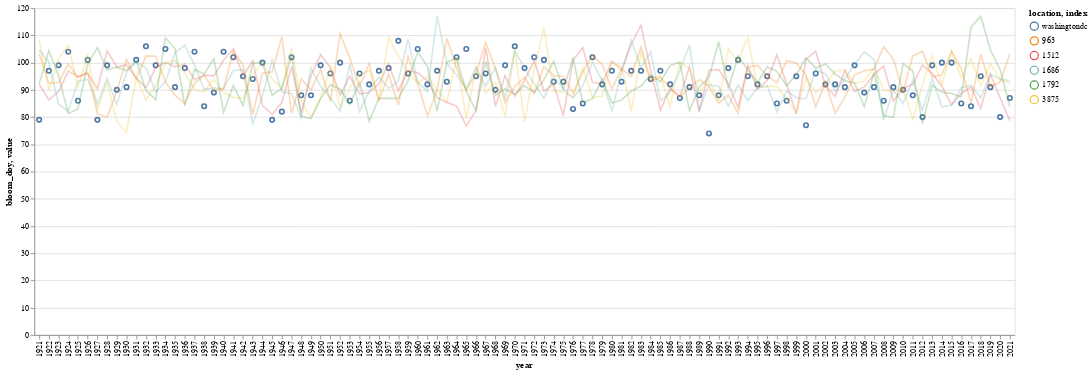

The code cell stored with this chart in its notebook:
### Code cell
dc_obs_chart.mark_point(color='black', opacity=1) + alt.Chart(pp_3_samples).mark_line(opacity=0.3).encode(x='year:N', y='value', color='index:N').properties(width=700, height=400)

### Figure 1 — Vega-Lite specification as saved in the notebook (floating-point values rounded to 4 significant figures; data arrays with more than 128 entries replaced by an {"elided": "..."} marker saying what was removed)
{"config": {"view": {"continuousWidth": 400, "continuousHeight": 300}}, "layer": [{"data": {"name": "data-35f8e47d51d31d7668f7f8de4feb7e7d"}, "mark": {"type": "point", "color": "black", "opacity": 1}, "encoding": {"color": {"field": "location", "type": "nominal"}, "x": {"field": "year", "type": "ordinal"}, "y": {"field": "bloom_doy", "type": "quantitative"}}, "width": 1200}, {"data": {"name": "data-b064c2f09ee1c77f56753e59c4f6e7d8"}, "mark": {"type": "line", "opacity": 0.3}, "encoding": {"color": {"field": "index", "type": "nominal"}, "x": {"field": "year", "type": "nominal"}, "y": {"field": "value", "type": "quantitative"}}, "height": 400, "width": 700}], "$schema": "https://vega.github.io/schema/vega-lite/v4.17.0.json", "datasets": {"data-35f8e47d51d31d7668f7f8de4feb7e7d": [{"location": "washingtondc", "lat": 38.89, "long": -77.04, "alt": 0, "year": 1921, "bloom_date": "1921-03-20", "bloom_doy": 79}, {"location": "washingtondc", "lat": 38.89, "long": -77.04, "alt": 0, "year": 1922, "bloom_date": "1922-04-07", "bloom_doy": 97}, {"location": "washingtondc", "lat": 38.89, "long": -77.04, "alt": 0, "year": 1923, "bloom_date": "1923-04-09", "bloom_doy": 99}, {"location": "washingtondc", "lat": 38.89, "long": -77.04, "alt": 0, "year": 1924, "bloom_date": "1924-04-13", "bloom_doy": 104}, {"location": "washingtondc", "lat": 38.89, "long": -77.04, "alt": 0, "year": 1925, "bloom_date": "1925-03-27", "bloom_doy": 86}, {"location": "washingtondc", "lat": 38.89, "long": -77.04, "alt": 0, "year": 1926, "bloom_date": "1926-04-11", "bloom_doy": 101}, {"location": "washingtondc", "lat": 38.89, "long": -77.04, "alt": 0, "year": 1927, "bloom_date": "1927-03-20", "bloom_doy": 79}, {"location": "washingtondc", "lat": 38.89, "long": -77.04, "alt": 0, "year": 1928, "bloom_date": "1928-04-08", "bloom_doy": 99}, {"location": "washingtondc", "lat": 38.89, "long": -77.04, "alt": 0, "year": 1929, "bloom_date": "1929-03-31", "bloom_doy": 90}, {"location": "washingtondc", "lat": 38.89, "long": -77.04, "alt": 0, "year": 1930, "bloom_date": "1930-04-01", "bloom_doy": 91}, {"location": "washingtondc", "lat": 38.89, "long": -77.04, "alt": 0, "year": 1931, "bloom_date": "1931-04-11", "bloom_doy": 101}, {"location": "washingtondc", "lat": 38.89, "long": -77.04, "alt": 0, "year": 1932, "bloom_date": "1932-04-15", "bloom_doy": 106}, {"location": "washingtondc", "lat": 38.89, "long": -77.04, "alt": 0, "year": 1933, "bloom_date": "1933-04-09", "bloom_doy": 99}, {"location": "washingtondc", "lat": 38.89, "long": -77.04, "alt": 0, "year": 1934, "bloom_date": "1934-04-15", "bloom_doy": 105}, {"location": "washingtondc", "lat": 38.89, "long": -77.04, "alt": 0, "year": 1935, "bloom_date": "1935-04-01", "bloom_doy": 91}, {"location": "washingtondc", "lat": 38.89, "long": -77.04, "alt": 0, "year": 1936, "bloom_date": "1936-04-07", "bloom_doy": 98}, {"location": "washingtondc", "lat": 38.89, "long": -77.04, "alt": 0, "year": 1937, "bloom_date": "1937-04-14", "bloom_doy": 104}, {"location": "washingtondc", "lat": 38.89, "long": -77.04, "alt": 0, "year": 1938, "bloom_date": "1938-03-25", "bloom_doy": 84}, {"location": "washingtondc", "lat": 38.89, "long": -77.04, "alt": 0, "year": 1939, "bloom_date": "1939-03-30", "bloom_doy": 89}, {"location": "washingtondc", "lat": 38.89, "long": -77.04, "alt": 0, "year": 1940, "bloom_date": "1940-04-13", "bloom_doy": 104}, {"location": "washingtondc", "lat": 38.89, "long": -77.04, "alt": 0, "year": 1941, "bloom_date": "1941-04-12", "bloom_doy": 102}, {"location": "washingtondc", "lat": 38.89, "long": -77.04, "alt": 0, "year": 1942, "bloom_date": "1942-04-05", "bloom_doy": 95}, {"location": "washingtondc", "lat": 38.89, "long": -77.04, "alt": 0, "year": 1943, "bloom_date": "1943-04-04", "bloom_doy": 94}, {"location": "washingtondc", "lat": 38.89, "long": -77.04, "alt": 0, "year": 1944, "bloom_date": "1944-04-09", "bloom_doy": 100}, {"location": "washingtondc", "lat": 38.89, "long": -77.04, "alt": 0, "year": 1945, "bloom_date": "1945-03-20", "bloom_doy": 79}, {"location": "washingtondc", "lat": 38.89, "long": -77.04, "alt": 0, "year": 1946, "bloom_date": "1946-03-23", "bloom_doy": 82}, {"location": "washingtondc", "lat": 38.89, "long": -77.04, "alt": 0, "year": 1947, "bloom_date": "1947-04-12", "bloom_doy": 102}, {"location": "washingtondc", "lat": 38.89, "long": -77.04, "alt": 0, "year": 1948, "bloom_date": "1948-03-28", "bloom_doy": 88}, {"location": "washingtondc", "lat": 38.89, "long": -77.04, "alt": 0, "year": 1949, "bloom_date": "1949-03-29", "bloom_doy": 88}, {"location": "washingtondc", "lat": 38.89, "long": -77.04, "alt": 0, "year": 1950, "bloom_date": "1950-04-09", "bloom_doy": 99}, {"location": "washingtondc", "lat": 38.89, "long": -77.04, "alt": 0, "year": 1951, "bloom_date": "1951-04-06", "bloom_doy": 96}, {"location": "washingtondc", "lat": 38.89, "long": -77.04, "alt": 0, "year": 1952, "bloom_date": "1952-04-09", "bloom_doy": 100}, {"location": "washingtondc", "lat": 38.89, "long": -77.04, "alt": 0, "year": 1953, "bloom_date": "1953-03-27", "bloom_doy": 86}, {"location": "washingtondc", "lat": 38.89, "long": -77.04, "alt": 0, "year": 1954, "bloom_date": "1954-04-06", "bloom_doy": 96}, {"location": "washingtondc", "lat": 38.89, "long": -77.04, "alt": 0, "year": 1955, "bloom_date": "1955-04-02", "bloom_doy": 92}, {"location": "washingtondc", "lat": 38.89, "long": -77.04, "alt": 0, "year": 1956, "bloom_date": "1956-04-06", "bloom_doy": 97}, {"location": "washingtondc", "lat": 38.89, "long": -77.04, "alt": 0, "year": 1957, "bloom_date": "1957-04-08", "bloom_doy": 98}, {"location": "washingtondc", "lat": 38.89, "long": -77.04, "alt": 0, "year": 1958, "bloom_date": "1958-04-18", "bloom_doy": 108}, {"location": "washingtondc", "lat": 38.89, "long": -77.04, "alt": 0, "year": 1959, "bloom_date": "1959-04-06", "bloom_doy": 96}, {"location": "washingtondc", "lat": 38.89, "long": -77.04, "alt": 0, "year": 1960, "bloom_date": "1960-04-14", "bloom_doy": 105}, {"location": "washingtondc", "lat": 38.89, "long": -77.04, "alt": 0, "year": 1961, "bloom_date": "1961-04-02", "bloom_doy": 92}, {"location": "washingtondc", "lat": 38.89, "long": -77.04, "alt": 0, "year": 1962, "bloom_date": "1962-04-07", "bloom_doy": 97}, {"location": "washingtondc", "lat": 38.89, "long": -77.04, "alt": 0, "year": 1963, "bloom_date": "1963-04-03", "bloom_doy": 93}, {"location": "washingtondc", "lat": 38.89, "long": -77.04, "alt": 0, "year": 1964, "bloom_date": "1964-04-11", "bloom_doy": 102}, {"location": "washingtondc", "lat": 38.89, "long": -77.04, "alt": 0, "year": 1965, "bloom_date": "1965-04-15", "bloom_doy": 105}, {"location": "washingtondc", "lat": 38.89, "long": -77.04, "alt": 0, "year": 1966, "bloom_date": "1966-04-05", "bloom_doy": 95}, {"location": "washingtondc", "lat": 38.89, "long": -77.04, "alt": 0, "year": 1967, "bloom_date": "1967-04-06", "bloom_doy": 96}, {"location": "washingtondc", "lat": 38.89, "long": -77.04, "alt": 0, "year": 1968, "bloom_date": "1968-03-30", "bloom_doy": 90}, {"location": "washingtondc", "lat": 38.89, "long": -77.04, "alt": 0, "year": 1969, "bloom_date": "1969-04-09", "bloom_doy": 99}, {"location": "washingtondc", "lat": 38.89, "long": -77.04, "alt": 0, "year": 1970, "bloom_date": "1970-04-16", "bloom_doy": 106}, {"location": "washingtondc", "lat": 38.89, "long": -77.04, "alt": 0, "year": 1971, "bloom_date": "1971-04-08", "bloom_doy": 98}, {"location": "washingtondc", "lat": 38.89, "long": -77.04, "alt": 0, "year": 1972, "bloom_date": "1972-04-11", "bloom_doy": 102}, {"location": "washingtondc", "lat": 38.89, "long": -77.04, "alt": 0, "year": 1973, "bloom_date": "1973-04-11", "bloom_doy": 101}, {"location": "washingtondc", "lat": 38.89, "long": -77.04, "alt": 0, "year": 1974, "bloom_date": "1974-04-03", "bloom_doy": 93}, {"location": "washingtondc", "lat": 38.89, "long": -77.04, "alt": 0, "year": 1975, "bloom_date": "1975-04-03", "bloom_doy": 93}, {"location": "washingtondc", "lat": 38.89, "long": -77.04, "alt": 0, "year": 1976, "bloom_date": "1976-03-23", "bloom_doy": 83}, {"location": "washingtondc", "lat": 38.89, "long": -77.04, "alt": 0, "year": 1977, "bloom_date": "1977-03-26", "bloom_doy": 85}, {"location": "washingtondc", "lat": 38.89, "long": -77.04, "alt": 0, "year": 1978, "bloom_date": "1978-04-12", "bloom_doy": 102}, {"location": "washingtondc", "lat": 38.89, "long": -77.04, "alt": 0, "year": 1979, "bloom_date": "1979-04-02", "bloom_doy": 92}, {"location": "washingtondc", "lat": 38.89, "long": -77.04, "alt": 0, "year": 1980, "bloom_date": "1980-04-06", "bloom_doy": 97}, {"location": "washingtondc", "lat": 38.89, "long": -77.04, "alt": 0, "year": 1981, "bloom_date": "1981-04-03", "bloom_doy": 93}, {"location": "washingtondc", "lat": 38.89, "long": -77.04, "alt": 0, "year": 1982, "bloom_date": "1982-04-07", "bloom_doy": 97}, {"location": "washingtondc", "lat": 38.89, "long": -77.04, "alt": 0, "year": 1983, "bloom_date": "1983-04-07", "bloom_doy": 97}, {"location": "washingtondc", "lat": 38.89, "long": -77.04, "alt": 0, "year": 1984, "bloom_date": "1984-04-03", "bloom_doy": 94}, {"location": "washingtondc", "lat": 38.89, "long": -77.04, "alt": 0, "year": 1985, "bloom_date": "1985-04-07", "bloom_doy": 97}, {"location": "washingtondc", "lat": 38.89, "long": -77.04, "alt": 0, "year": 1986, "bloom_date": "1986-04-02", "bloom_doy": 92}, {"location": "washingtondc", "lat": 38.89, "long": -77.04, "alt": 0, "year": 1987, "bloom_date": "1987-03-28", "bloom_doy": 87}, {"location": "washingtondc", "lat": 38.89, "long": -77.04, "alt": 0, "year": 1988, "bloom_date": "1988-03-31", "bloom_doy": 91}, {"location": "washingtondc", "lat": 38.89, "long": -77.04, "alt": 0, "year": 1989, "bloom_date": "1989-03-29", "bloom_doy": 88}, {"location": "washingtondc", "lat": 38.89, "long": -77.04, "alt": 0, "year": 1990, "bloom_date": "1990-03-15", "bloom_doy": 74}, {"location": "washingtondc", "lat": 38.89, "long": -77.04, "alt": 0, "year": 1991, "bloom_date": "1991-03-29", "bloom_doy": 88}, {"location": "washingtondc", "lat": 38.89, "long": -77.04, "alt": 0, "year": 1992, "bloom_date": "1992-04-07", "bloom_doy": 98}, {"location": "washingtondc", "lat": 38.89, "long": -77.04, "alt": 0, "year": 1993, "bloom_date": "1993-04-11", "bloom_doy": 101}, {"location": "washingtondc", "lat": 38.89, "long": -77.04, "alt": 0, "year": 1994, "bloom_date": "1994-04-05", "bloom_doy": 95}, {"location": "washingtondc", "lat": 38.89, "long": -77.04, "alt": 0, "year": 1995, "bloom_date": "1995-04-02", "bloom_doy": 92}, {"location": "washingtondc", "lat": 38.89, "long": -77.04, "alt": 0, "year": 1996, "bloom_date": "1996-04-04", "bloom_doy": 95}, {"location": "washingtondc", "lat": 38.89, "long": -77.04, "alt": 0, "year": 1997, "bloom_date": "1997-03-26", "bloom_doy": 85}, {"location": "washingtondc", "lat": 38.89, "long": -77.04, "alt": 0, "year": 1998, "bloom_date": "1998-03-27", "bloom_doy": 86}, {"location": "washingtondc", "lat": 38.89, "long": -77.04, "alt": 0, "year": 1999, "bloom_date": "1999-04-05", "bloom_doy": 95}, {"location": "washingtondc", "lat": 38.89, "long": -77.04, "alt": 0, "year": 2000, "bloom_date": "2000-03-17", "bloom_doy": 77}, {"location": "washingtondc", "lat": 38.89, "long": -77.04, "alt": 0, "year": 2001, "bloom_date": "2001-04-06", "bloom_doy": 96}, {"location": "washingtondc", "lat": 38.89, "long": -77.04, "alt": 0, "year": 2002, "bloom_date": "2002-04-02", "bloom_doy": 92}, {"location": "washingtondc", "lat": 38.89, "long": -77.04, "alt": 0, "year": 2003, "bloom_date": "2003-04-02", "bloom_doy": 92}, {"location": "washingtondc", "lat": 38.89, "long": -77.04, "alt": 0, "year": 2004, "bloom_date": "2004-03-31", "bloom_doy": 91}, {"location": "washingtondc", "lat": 38.89, "long": -77.04, "alt": 0, "year": 2005, "bloom_date": "2005-04-09", "bloom_doy": 99}, {"location": "washingtondc", "lat": 38.89, "long": -77.04, "alt": 0, "year": 2006, "bloom_date": "2006-03-30", "bloom_doy": 89}, {"location": "washingtondc", "lat": 38.89, "long": -77.04, "alt": 0, "year": 2007, "bloom_date": "2007-04-01", "bloom_doy": 91}, {"location": "washingtondc", "lat": 38.89, "long": -77.04, "alt": 0, "year": 2008, "bloom_date": "2008-03-26", "bloom_doy": 86}, {"location": "washingtondc", "lat": 38.89, "long": -77.04, "alt": 0, "year": 2009, "bloom_date": "2009-04-01", "bloom_doy": 91}, {"location": "washingtondc", "lat": 38.89, "long": -77.04, "alt": 0, "year": 2010, "bloom_date": "2010-03-31", "bloom_doy": 90}, {"location": "washingtondc", "lat": 38.89, "long": -77.04, "alt": 0, "year": 2011, "bloom_date": "2011-03-29", "bloom_doy": 88}, {"location": "washingtondc", "lat": 38.89, "long": -77.04, "alt": 0, "year": 2012, "bloom_date": "2012-03-20", "bloom_doy": 80}, {"location": "washingtondc", "lat": 38.89, "long": -77.04, "alt": 0, "year": 2013, "bloom_date": "2013-04-09", "bloom_doy": 99}, {"location": "washingtondc", "lat": 38.89, "long": -77.04, "alt": 0, "year": 2014, "bloom_date": "2014-04-10", "bloom_doy": 100}, {"location": "washingtondc", "lat": 38.89, "long": -77.04, "alt": 0, "year": 2015, "bloom_date": "2015-04-10", "bloom_doy": 100}, {"location": "washingtondc", "lat": 38.89, "long": -77.04, "alt": 0, "year": 2016, "bloom_date": "2016-03-25", "bloom_doy": 85}, {"location": "washingtondc", "lat": 38.89, "long": -77.04, "alt": 0, "year": 2017, "bloom_date": "2017-03-25", "bloom_doy": 84}, {"location": "washingtondc", "lat": 38.89, "long": -77.04, "alt": 0, "year": 2018, "bloom_date": "2018-04-05", "bloom_doy": 95}, {"location": "washingtondc", "lat": 38.89, "long": -77.04, "alt": 0, "year": 2019, "bloom_date": "2019-04-01", "bloom_doy": 91}, {"location": "washingtondc", "lat": 38.89, "long": -77.04, "alt": 0, "year": 2020, "bloom_date": "2020-03-20", "bloom_doy": 80}, {"location": "washingtondc", "lat": 38.89, "long": -77.04, "alt": 0, "year": 2021, "bloom_date": "2021-03-28", "bloom_doy": 87}], "data-b064c2f09ee1c77f56753e59c4f6e7d8": {"elided": "505 records"}}}
